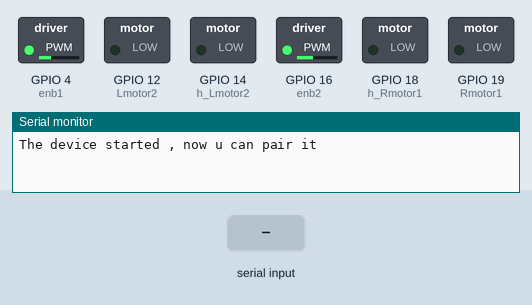
Simulated run of this sketch. Board: ESP32. Shown: switched loads named in the sketch (green lamp = pin HIGH), the last lines printed to the serial monitor. Inputs (shaded band) come from the test bench. Nothing arrives over Bluetooth unless stated.

Above: at 1.2 s.
1.3 s: "f" received over the second serial link
At 2.5 s:
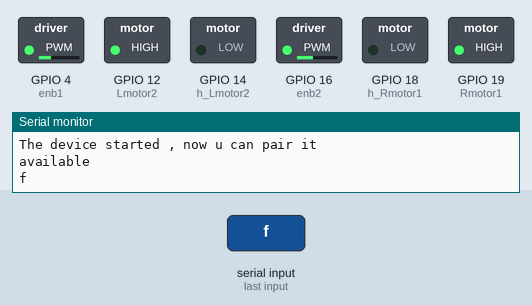
2.8 s: "b" received over the second serial link
At 3.9 s:
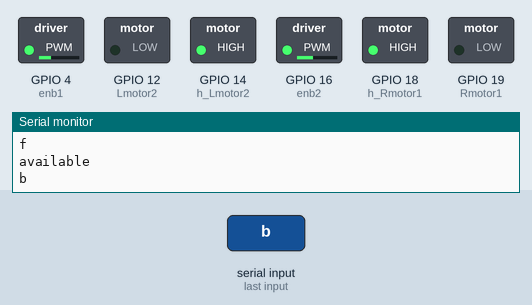
4.3 s: "r" received over the second serial link
At 5.0 s:
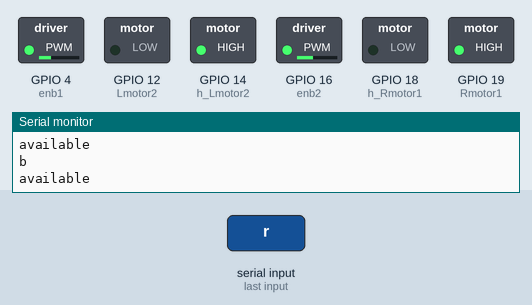
5.8 s: "l" received over the second serial link
At 6.1 s:
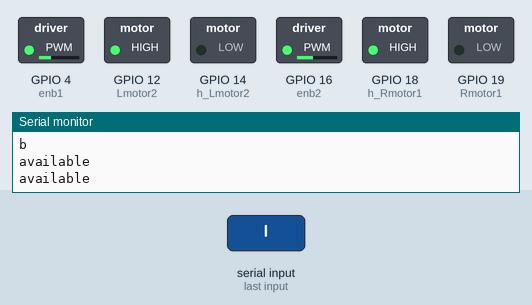
7.3 s: "s" received over the second serial link
At 8.5 s:
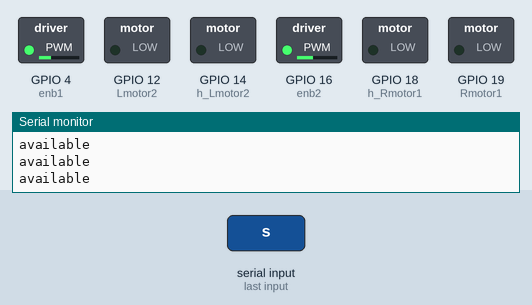
Timing chart, 0 to 9.8 s (numbered marks = the images above; inputs shaded):
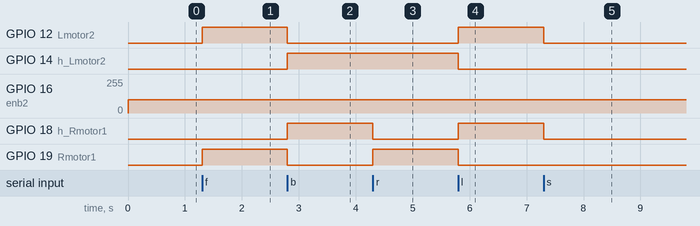

The sketch:

Driver.ino
```cpp
#include <BluetoothSerial.h>


BluetoothSerial serialBt;

//for sensor

// void read(bool state){
//    if (state == 1) {
//     serialBt.println("white");
//   } else {
//     serialBt.println("Black");
//   }
// }
#define Rmotor1 19
#define Lmotor2 12
#define h_Rmotor1 18
#define h_Lmotor2 14
#define sensor1 15
#define enb1 4
#define enb2 16

bool sensor1state;

void setup() {
  Serial.begin(115200);
  serialBt.begin("Tmam");
  Serial.println("The device started , now u can pair it");

  pinMode(Rmotor1, OUTPUT);
  pinMode(Lmotor2, OUTPUT);
  pinMode(h_Rmotor1, OUTPUT);
  pinMode(h_Lmotor2, OUTPUT);
  pinMode(sensor1, INPUT);
  pinMode(enb1, OUTPUT);
  pinMode(enb2, OUTPUT);
}
void loop() {
  analogWrite(enb1, 75);
  analogWrite(enb2, 100);
  // read(sensor1state);

  if (serialBt.available()) {
    char state = serialBt.read();
    // sensor1state = digitalRead(sensor1);
    Serial.println("available");

    if (state == 'f') {

      digitalWrite(Rmotor1, HIGH);
      digitalWrite(Lmotor2, HIGH);
      digitalWrite(h_Rmotor1, LOW);
      digitalWrite(h_Lmotor2, LOW);
      Serial.println('f');
      serialBt.println('f');
    } else if (state == 'b') {
      digitalWrite(Rmotor1, LOW);

      digitalWrite(Lmotor2, LOW);
      digitalWrite(h_Rmotor1, HIGH);
      digitalWrite(h_Lmotor2, HIGH);
      Serial.println('b');
      serialBt.println('b');
    } else if (state == 'r') {
      digitalWrite(Rmotor1, HIGH);
      digitalWrite(Lmotor2, LOW);
      digitalWrite(h_Rmotor1, LOW);
      digitalWrite(h_Lmotor2, HIGH);
    } else if (state == 'l') {
      digitalWrite(Rmotor1, LOW);
      digitalWrite(Lmotor2, HIGH);
      digitalWrite(h_Rmotor1, HIGH);
      digitalWrite(h_Lmotor2, LOW);
    } else if (state == 's') {
      digitalWrite(Rmotor1, LOW);
      digitalWrite(Lmotor2, LOW);
      digitalWrite(h_Rmotor1, LOW);
      digitalWrite(h_Lmotor2, LOW);
    }
  }
}
```

Measured:
- after the input at 1.3 s, GPIO 12 (Lmotor2), GPIO 19 (Rmotor1): LOW → HIGH at once
- after the input at 2.8 s, GPIO 12 (Lmotor2), GPIO 19 (Rmotor1): HIGH → LOW at once; GPIO 14 (h_Lmotor2), GPIO 18 (h_Rmotor1): LOW → HIGH at once
- after the input at 4.3 s, GPIO 18 (h_Rmotor1): HIGH → LOW at once; GPIO 19 (Rmotor1): LOW → HIGH at once
- after the input at 5.8 s, GPIO 12 (Lmotor2), GPIO 18 (h_Rmotor1): LOW → HIGH at once; GPIO 14 (h_Lmotor2), GPIO 19 (Rmotor1): HIGH → LOW at once
- after the input at 7.3 s, GPIO 12 (Lmotor2), GPIO 18 (h_Rmotor1): HIGH → LOW at once
